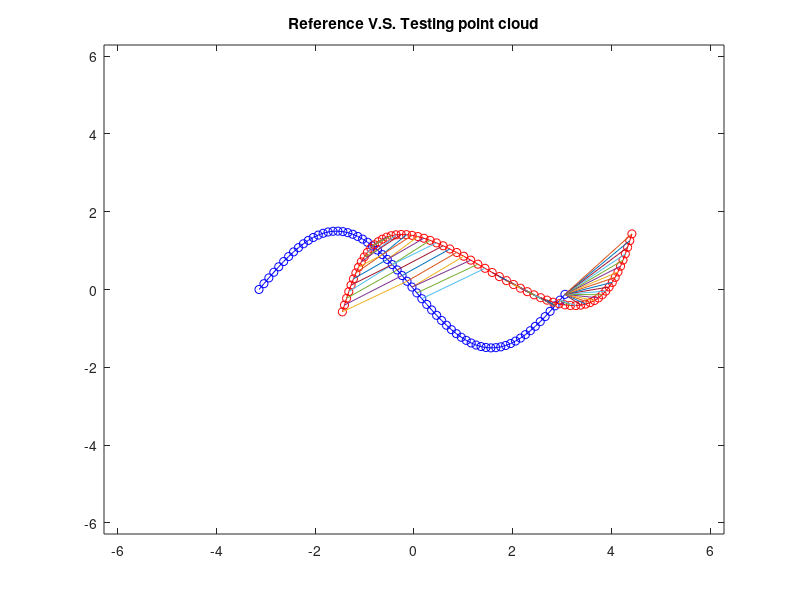

Write MATLAB code to recreate this figure. (Note: this script raises an error after producing the figure.)
%Coding whole ICP algorithm
%Goal:
%1. Point to point ICP(using kd-tree to find nearest neighbor)
%2. Point to plane ICP(using PCA to construct normal vector)
%3. Robust ICP
%4. Transforming whole algorithm into object
clc
close all
clear all

%Generating sin wave
init_theta=deg2rad(20);
translate=[1.5,0.5];
groundT=[translate(1,1:2),init_theta];
t=0:0.1:2*pi;
t_ref=0:0.1:2*pi;
Ref.cart=[t_ref'-pi,1.5*sin(t_ref)'];
Ref.homocart=[t_ref'-pi,1.5*sin(t_ref)',ones(size(t_ref))'];
Test.homocart=[t'-pi,1.5*sin(t)',ones(size(t))'];
Test.homocart=([cos(init_theta) -sin(init_theta) translate(1);sin(init_theta) cos(init_theta) translate(2);0 0 1]*Test.homocart')';







figure(1)
plot(Ref.cart(:,1),Ref.cart(:,2),'-o','Color','b'); hold on
plot(Test.homocart(:,1),Test.homocart(:,2),'-o','Color','r');hold on
title('Reference V.S. Testing point cloud')
%legend('Reference','Testing')
xlim([-2*pi 2*pi])
ylim([-2*pi 2*pi])


%Calculating the C.O.M of each points set
Ref.COM=[sum(Ref.homocart(:,1))/size(Ref.homocart(:,1),1),sum(Ref.homocart(:,2))/size(Ref.homocart(:,2),1) ];
Test.COM=[sum(Test.homocart(:,1))/size(Test.homocart(:,1),1),sum(Test.homocart(:,2))/size(Test.homocart(:,2),1)];
% plot(Ref.COM(1),Ref.COM(2),'o','Color',"#77AC30",'MarkerSize',10,'LineWidth',1.8);hold on
% plot(Test.COM(1),Test.COM(2),'o','Color','k','MarkerSize',10,'LineWidth',1.8);hold on
%legend('Reference','Testing','Ref COM','Test COM')


%Construct KD-Tree for nearest neighbor tree
KDT_idx=knnsearch(Ref.homocart(:,1:2),Test.homocart(:,1:2));
%plot association for every point of reference points
for i=1:size(Test.homocart,1)
    plot([Test.homocart(i,1);Ref.homocart(KDT_idx(i),1)],[Test.homocart(i,2),Ref.homocart(KDT_idx(i),2)],'-');hold on
end
hold off
pause()
%Calculating Error function
Test_size=size(Test.homocart(:,1),1);
Test.Static=Test.homocart(:,1:2);
deltacount=[0 0 0];
deltax=[0 0 0];
x=[0;0;0];%translate x; translate y; rotate theta
Error=double.empty([0,1])
for z=1:20
    Error_vec=(Test.homocart(:,1:2)-Ref.homocart(KDT_idx,1:2));
    Error_vec=sqrt(Error_vec(:,1).^2+Error_vec(:,2).^2);
    Error(end+1)=Error_vec'*Error_vec;
    deltacount=deltacount+deltax;
    x=x+deltax';%translate x; translate y; rotate theta
    temp_trans=ones([2,Test_size]);
    temp_trans(1,:)=x(1)*temp_trans(1,:);
    temp_trans(2,:)=x(2)*temp_trans(2,:);
    temp_rotate=([cos(x(3)) -sin(x(3))
        sin(x(3)) cos(x(3))]*(Test.Static(:,1:2)'));
    Test.transcart=(temp_trans+temp_rotate)';
    %calcualting jacobian matrix
    
    J=zeros([Test_size,3]);
    for j=1:size(Test.homocart(:,1))
        temp_den=sqrt(((Ref.homocart(KDT_idx(j),1)-Test.transcart(j,1))^2)+((Ref.homocart(KDT_idx(j),2)-Test.transcart(j,2))^2));
        J1=-(Ref.homocart(KDT_idx(j),1)-Test.transcart(j,1))/temp_den;
        J2=-(Ref.homocart(KDT_idx(j),2)-Test.transcart(j,2))/temp_den;
        temp_x=Test.homocart(j,1);
        temp_y=Test.homocart(j,2);
        J(j,1)=J1;
        J(j,2)=J2;
        J(j,3)=J1*(-sin(x(3))*temp_x-cos(x(3))*temp_y)+J2*(cos(x(3))*temp_x-sin(x(3))*temp_y);
    end
    
    H=J'*J;
    if det(H)<0.1
        disp('almost singular')
        break
    end
    [Q,R]=qr(H);
    deltax=-(Error_vec'*J)*(inv(R)*inv(Q))';
    Test.homocart(:,1:2)=Test.transcart(:,1:2);
    KDT_idx=knnsearch(Ref.homocart(:,1:2),Test.homocart(:,1:2));
    clf
    figure(2)
    plot(Ref.homocart(:,1),Ref.homocart(:,2),'o','Color','b'); hold on;
    plot(Test.homocart(:,1),Test.homocart(:,2),'o','Color','r'); hold on;
    % for i=1:size(Test.homocart,1)
    %     plot([Test.homocart(i,1);Ref.homocart(KDT_idx(i),1)],[Test.homocart(i,2),Ref.homocart(KDT_idx(i),2)],'-');hold on
    % end
    title('Scan Match')
    xlim([-2*pi 2*pi])
    ylim([-2*pi 2*pi])
    xlabel('x')
    ylabel('y')
    x
    deltax
    pause()
end

figure(3)
index_x=1:size(Error,2)-1;
plot(index_x,Error(2:end),'LineWidth',1.5)
axis([1 19 -5 80])
title('Loss function plot')
xlabel('Iteration')
ylabel('RMSE')
figure(2)
plot(Ref.homocart(:,1),Ref.homocart(:,2),'o','Color','b'); hold on;
plot(Test.homocart(:,1),Test.homocart(:,2),'o','Color','r'); hold on;
for i=1:size(Test.homocart,1)
    plot([Test.homocart(i,1);Ref.homocart(KDT_idx(i),1)],[Test.homocart(i,2),Ref.homocart(KDT_idx(i),2)],'-');hold on
end
xlim([-2*pi 2*pi])
ylim([-2*pi 2*pi])

ActualError=groundT-(-deltacount)